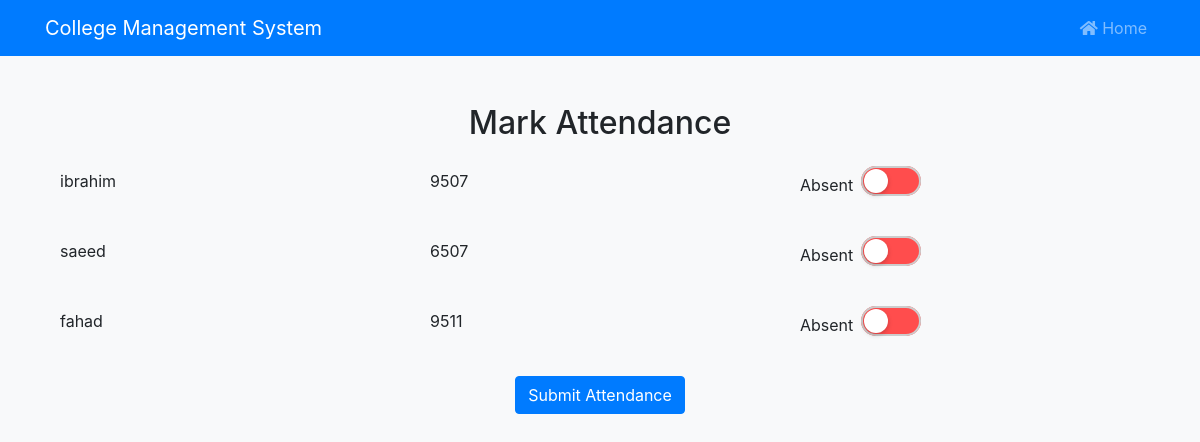
The app's page /mark-attendance (signed in), older data.
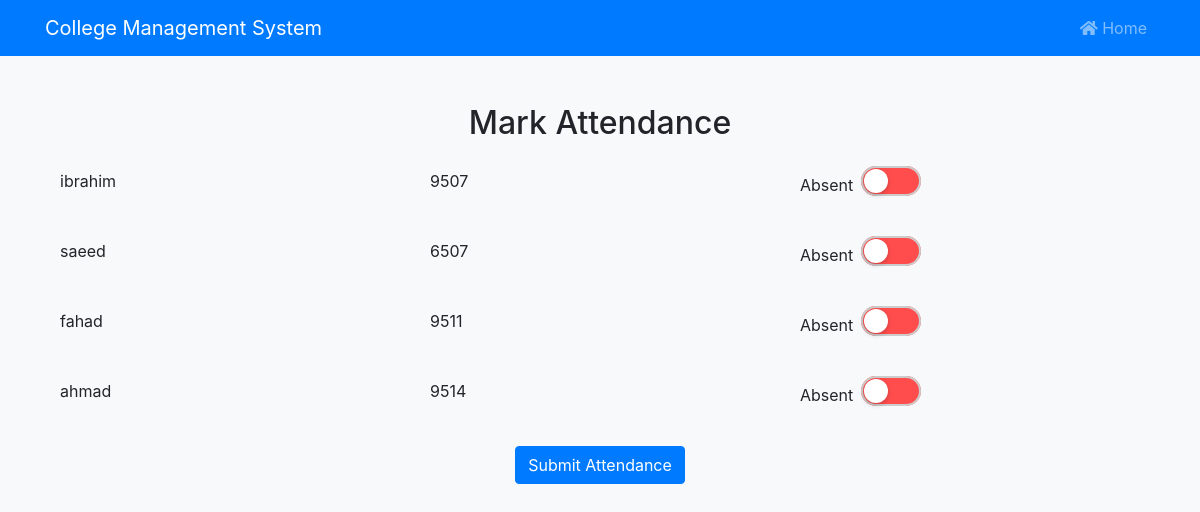
The same page, newer data.
### tables this page shows
CREATE TABLE Students (
    id INTEGER PRIMARY KEY AUTOINCREMENT,
    roll_number TEXT UNIQUE NOT NULL,
    name TEXT NOT NULL,
    username TEXT UNIQUE NOT NULL,
    password TEXT NOT NULL
);

### app.py (the view)
@app.route('/mark-attendance', methods=['GET', 'POST'])
@login_required
def mark_attendance():
    if request.method == "GET":
        teacher_id = session.get("user")["id"]
        students = db.execute("SELECT * FROM Students " )
        return render_template("mark_attendance.html", students=students)
    return redirect("/")

### helpers.py (called while the page is built)
def login_required(f):
    @wraps(f)
    def decorated_function(*args, **kwargs):
        if session.get("user") is None:
            return redirect("/login")
        return f(*args, **kwargs)
    return decorated_function

### templates/mark_attendance.html (shortened to what this page needs)
{% extends 'layout.html' %}
{% block main %}
<div class="container mt-5">
    <h2 class="text-center mb-4">Mark Attendance</h2>
    <form method="post" action="/mark-attendance">
        {% for student in students %}
        <div class="row align-items-center mb-3">
            <div class="col-md-4">
                <div class="form-group">
                    <label for="name">{{ student.name }}</label>
                </div>
            </div>
            <div class="col-md-4">
                <div class="form-group">
                    <label for="roll_no">{{ student.roll_number }}</label>
                </div>
            </div>
            <div class="col-md-4">
                <div class="form-group d-flex align-items-center">
                    <label for="attendance" class="mr-2 mb-0">Absent</label>
                    <label class="toggle-switch">
                        <div class="toggle-switch-background">
                            <div class="toggle-switch-handle"></div>
                        </div>
                    </label>
                </div>
            </div>
        </div>
        {% endfor %}
        <div class="text-center">
            <button type="submit" class="btn btn-primary">Submit Attendance</button>
        </div>
    </form>
</div>
{% endblock %}

Row changes from the older to the newer data that the page shows:
added Students: name "ahmad", roll_number "9514"
